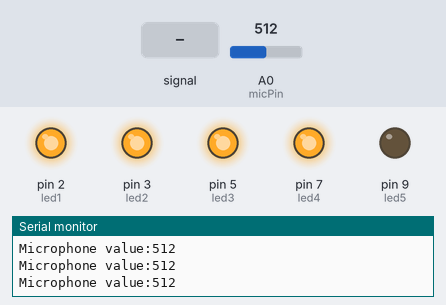
The sketch below on a simulated Arduino Uno, built with avr-gcc and run on an emulated ATmega328P. On the bench: output pins drawn as LEDs (lit = HIGH), the last lines printed to the serial monitor. The test bench sets the inputs (shaded band); at power-on: A0 (micPin) = 512.

Above: at 1.7 s.
1.8 s: A0 (micPin) fed a 200 Hz sine of ±81 counts around its level
At 3.01 s:
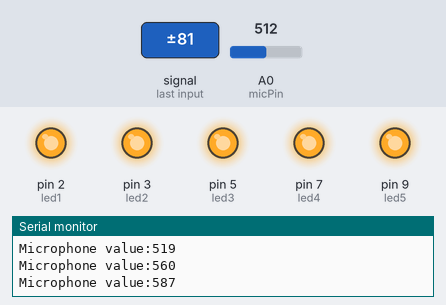
4.8 s: A0 (micPin) set to 340
At 5.9 s:
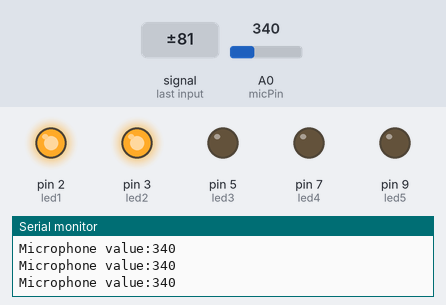
6.3 s: A0 (micPin) fed a 1000 Hz sine of ±255 counts around its level
At 6.92 s:
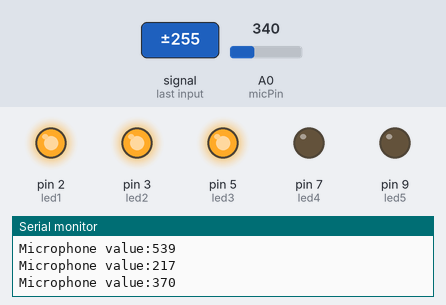
9.3 s: A0 (micPin) set to 360
At 10.1 s:
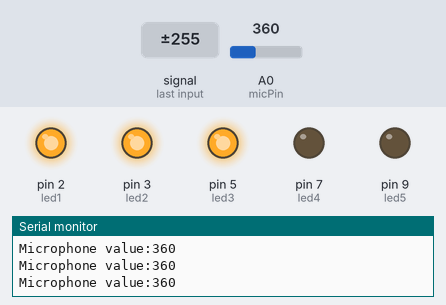
10.8 s: A0 (micPin) set to 332
At 11.4 s:
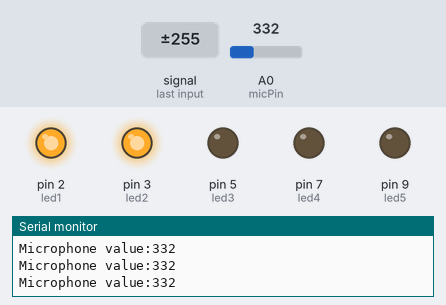
Timing chart, 0 to 13.3 s (numbered marks = the images above; inputs shaded):
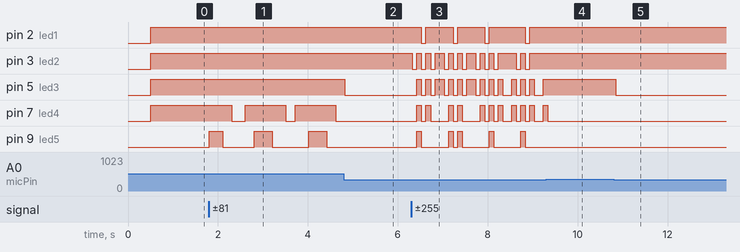

The sketch:

week_03_activity_02_sound_detection_5_leds.ino
```cpp
/*
  Sound Level Indicator with LEDs (fixed)
  🎤 Mic: A0
  💡 LEDs: 2, 3, 5, 7, 9   (avoid pin 1 because it's Serial TX)
  Thresholds: 100, 250, 350, 450, 550
*/

const int micPin = A0;  // Microphone input

const int led1 = 2;
const int led2 = 3;
const int led3 = 5;
const int led4 = 7;
const int led5 = 9;

void setup() {
  pinMode(led1, OUTPUT);
  pinMode(led2, OUTPUT);
  pinMode(led3, OUTPUT);
  pinMode(led4, OUTPUT);
  pinMode(led5, OUTPUT);

  Serial.begin(9600);
  delay(500);
}

void loop() {
  int sensorValue = analogRead(micPin);  // 0..1023

  Serial.print("Microphone value:");
  Serial.println(sensorValue);

  // Progressive LED bar
  digitalWrite(led1, sensorValue > 100 ? HIGH : LOW);
  digitalWrite(led2, sensorValue > 250 ? HIGH : LOW);
  digitalWrite(led3, sensorValue > 350 ? HIGH : LOW);
  digitalWrite(led4, sensorValue > 450 ? HIGH : LOW);
  digitalWrite(led5, sensorValue > 550 ? HIGH : LOW);

  delay(100);
}
```

Measured:
- the behaviour switches between 351 and 350 on A0 (micPin) (found by bisection; images 4 and 5)
- after the input at 1.8 s, pin 7 (led4): goes LOW 0.30 s, HIGH 0.90 s, LOW 0.20 s, HIGH 0.90 s, then LOW, starting after 0.51 s; pin 9 (led5): LOW → HIGH at once, then repeats every 1.1 s: LOW 0.70 s, HIGH 0.40 s
- after the input at 4.8 s, pin 5 (led3): HIGH → LOW at once; pin 7 (led4): stays LOW (without the input it goes to HIGH after 0.12 s); pin 9 (led5): stays LOW (without the input it goes to HIGH after 0.32 s)
- after the input at 6.3 s, pin 2 (led1): HIGH → LOW after 0.23 s, → HIGH 0.10 s later, → LOW 0.60 s later, → HIGH 0.10 s later, … (8 changes in this stretch); pin 3 (led2): HIGH → LOW at once, → HIGH 0.10 s later, → LOW 0.10 s later, → HIGH 0.10 s later, … (22 changes in this stretch)
- after the input at 9.3 s, pin 2 (led1), pin 3 (led2), pin 5 (led3): stops changing and stays HIGH; pin 7 (led4): goes on until 9.3 s, then stays LOW; pin 9 (led5): stops changing and stays LOW
- after the input at 10.8 s, pin 5 (led3): HIGH → LOW after 0.05 s
